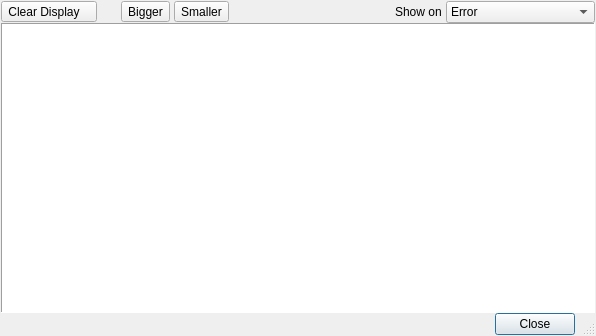
<?xml version="1.0" encoding="UTF-8"?>
<ui version="4.0">
 <class>RvConsoleDialog</class>
 <widget class="QDialog" name="RvConsoleDialog">
  <property name="geometry">
   <rect>
    <x>0</x>
    <y>0</y>
    <width>596</width>
    <height>336</height>
   </rect>
  </property>
  <property name="minimumSize">
   <size>
    <width>200</width>
    <height>100</height>
   </size>
  </property>
  <property name="windowTitle">
   <string>Dialog</string>
  </property>
  <property name="sizeGripEnabled">
   <bool>true</bool>
  </property>
  <layout class="QVBoxLayout">
   <property name="spacing">
    <number>0</number>
   </property>
   <property name="margin">
    <number>1</number>
   </property>
   <item>
    <layout class="QHBoxLayout">
     <property name="spacing">
      <number>4</number>
     </property>
     <item>
      <widget class="QToolButton" name="clearButton">
       <property name="text">
        <string>Clear Display   </string>
       </property>
       <property name="toolButtonStyle">
        <enum>Qt::ToolButtonTextBesideIcon</enum>
       </property>
      </widget>
     </item>
     <item>
      <spacer>
       <property name="orientation">
        <enum>Qt::Horizontal</enum>
       </property>
       <property name="sizeType">
        <enum>QSizePolicy::Minimum</enum>
       </property>
       <property name="sizeHint" stdset="0">
        <size>
         <width>20</width>
         <height>0</height>
        </size>
       </property>
      </spacer>
     </item>
     <item>
      <widget class="QToolButton" name="biggerButton">
       <property name="text">
        <string>Bigger</string>
       </property>
       <property name="toolButtonStyle">
        <enum>Qt::ToolButtonIconOnly</enum>
       </property>
      </widget>
     </item>
     <item>
      <widget class="QToolButton" name="smallerButton">
       <property name="text">
        <string>Smaller</string>
       </property>
       <property name="toolButtonStyle">
        <enum>Qt::ToolButtonIconOnly</enum>
       </property>
      </widget>
     </item>
     <item>
      <spacer>
       <property name="orientation">
        <enum>Qt::Horizontal</enum>
       </property>
       <property name="sizeHint" stdset="0">
        <size>
         <width>40</width>
         <height>0</height>
        </size>
       </property>
      </spacer>
     </item>
     <item>
      <widget class="QLabel" name="label">
       <property name="text">
        <string>Show on</string>
       </property>
      </widget>
     </item>
     <item>
      <widget class="QComboBox" name="showComboBox">
       <item>
        <property name="text">
         <string>Error</string>
        </property>
       </item>
       <item>
        <property name="text">
         <string>Error or Warning</string>
        </property>
       </item>
       <item>
        <property name="text">
         <string>Error, Warning, or Info</string>
        </property>
       </item>
       <item>
        <property name="text">
         <string>Any Output</string>
        </property>
       </item>
       <item>
        <property name="text">
         <string>Manually</string>
        </property>
       </item>
      </widget>
     </item>
    </layout>
   </item>
   <item>
    <widget class="QTextEdit" name="textEdit">
     <property name="frameShape">
      <enum>QFrame::Panel</enum>
     </property>
    </widget>
   </item>
   <item>
    <layout class="QHBoxLayout">
     <property name="spacing">
      <number>10</number>
     </property>
     <property name="leftMargin">
      <number>20</number>
     </property>
     <property name="rightMargin">
      <number>20</number>
     </property>
     <item>
      <spacer>
       <property name="orientation">
        <enum>Qt::Horizontal</enum>
       </property>
       <property name="sizeHint" stdset="0">
        <size>
         <width>40</width>
         <height>20</height>
        </size>
       </property>
      </spacer>
     </item>
     <item>
      <widget class="QPushButton" name="pushButton">
       <property name="text">
        <string>Close</string>
       </property>
      </widget>
     </item>
    </layout>
   </item>
  </layout>
 </widget>
 <tabstops>
  <tabstop>pushButton</tabstop>
  <tabstop>textEdit</tabstop>
 </tabstops>
 <resources>
  <include location="RvCommon.qrc"/>
 </resources>
 <connections>
  <connection>
   <sender>pushButton</sender>
   <signal>clicked()</signal>
   <receiver>RvConsoleDialog</receiver>
   <slot>accept()</slot>
   <hints>
    <hint type="sourcelabel">
     <x>493</x>
     <y>285</y>
    </hint>
    <hint type="destinationlabel">
     <x>497</x>
     <y>335</y>
    </hint>
   </hints>
  </connection>
  <connection>
   <sender>biggerButton</sender>
   <signal>clicked()</signal>
   <receiver>textEdit</receiver>
   <slot>zoomIn()</slot>
   <hints>
    <hint type="sourcelabel">
     <x>362</x>
     <y>19</y>
    </hint>
    <hint type="destinationlabel">
     <x>444</x>
     <y>66</y>
    </hint>
   </hints>
  </connection>
  <connection>
   <sender>smallerButton</sender>
   <signal>clicked()</signal>
   <receiver>textEdit</receiver>
   <slot>zoomOut()</slot>
   <hints>
    <hint type="sourcelabel">
     <x>419</x>
     <y>7</y>
    </hint>
    <hint type="destinationlabel">
     <x>481</x>
     <y>88</y>
    </hint>
   </hints>
  </connection>
  <connection>
   <sender>clearButton</sender>
   <signal>clicked()</signal>
   <receiver>textEdit</receiver>
   <slot>clear()</slot>
   <hints>
    <hint type="sourcelabel">
     <x>80</x>
     <y>22</y>
    </hint>
    <hint type="destinationlabel">
     <x>80</x>
     <y>88</y>
    </hint>
   </hints>
  </connection>
 </connections>
</ui>
